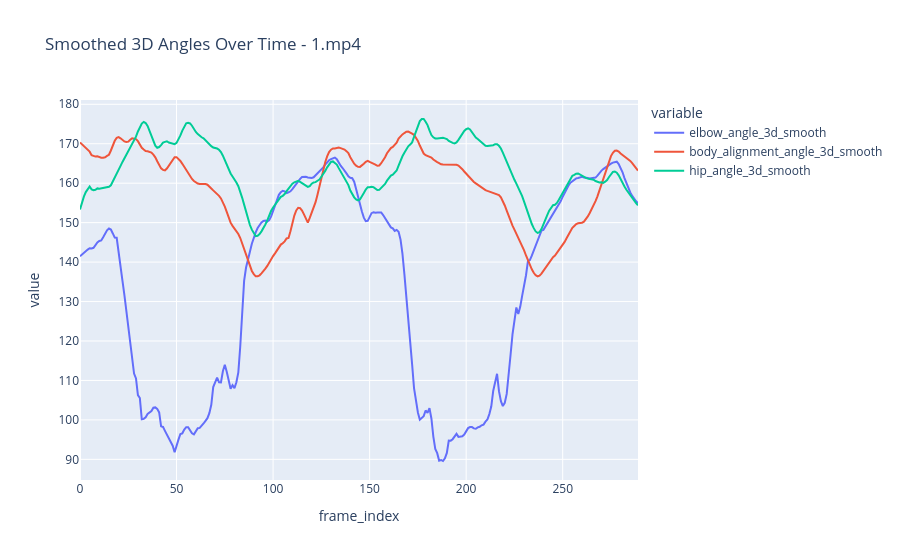

The cell this chart's notebook holds for it:
### Code cell
example_video = feature_df["video_name"].iloc[0]
example_df = feature_df[feature_df["video_name"] == example_video].copy()

fig = px.line(
    example_df,
    x="frame_index",
    y=[
        "elbow_angle_3d_smooth",
        "body_alignment_angle_3d_smooth",
        "hip_angle_3d_smooth"
    ],
    title=f"Smoothed 3D Angles Over Time - {example_video}"
)
fig.show()

### Figure 1 — Plotly figure (JSON) as saved in the notebook; plotly's stock layout.template omitted (floating-point values rounded to 4 significant figures; data arrays with more than 128 entries replaced by an {"elided": "..."} marker saying what was removed)
{"data": [{"hovertemplate": "variable=elbow_angle_3d_smooth<br>frame_index=%{x}<br>value=%{y}<extra></extra>", "legendgroup": "elbow_angle_3d_smooth", "line": {"color": "#636efa", "dash": "solid"}, "marker": {"symbol": "circle"}, "mode": "lines", "name": "elbow_angle_3d_smooth", "orientation": "v", "showlegend": true, "type": "scatter", "x": {"elided": "290 int values"}, "xaxis": "x", "y": {"elided": "290 float values"}, "yaxis": "y"}, {"hovertemplate": "variable=body_alignment_angle_3d_smooth<br>frame_index=%{x}<br>value=%{y}<extra></extra>", "legendgroup": "body_alignment_angle_3d_smooth", "line": {"color": "#EF553B", "dash": "solid"}, "marker": {"symbol": "circle"}, "mode": "lines", "name": "body_alignment_angle_3d_smooth", "orientation": "v", "showlegend": true, "type": "scatter", "x": {"elided": "290 int values"}, "xaxis": "x", "y": {"elided": "290 float values"}, "yaxis": "y"}, {"hovertemplate": "variable=hip_angle_3d_smooth<br>frame_index=%{x}<br>value=%{y}<extra></extra>", "legendgroup": "hip_angle_3d_smooth", "line": {"color": "#00cc96", "dash": "solid"}, "marker": {"symbol": "circle"}, "mode": "lines", "name": "hip_angle_3d_smooth", "orientation": "v", "showlegend": true, "type": "scatter", "x": {"elided": "290 int values"}, "xaxis": "x", "y": {"elided": "290 float values"}, "yaxis": "y"}], "layout": {"legend": {"title": {"text": "variable"}, "tracegroupgap": 0}, "title": {"text": "Smoothed 3D Angles Over Time - 1.mp4"}, "xaxis": {"anchor": "y", "domain": [0, 1], "title": {"text": "frame_index"}}, "yaxis": {"anchor": "x", "domain": [0, 1], "title": {"text": "value"}}}}
